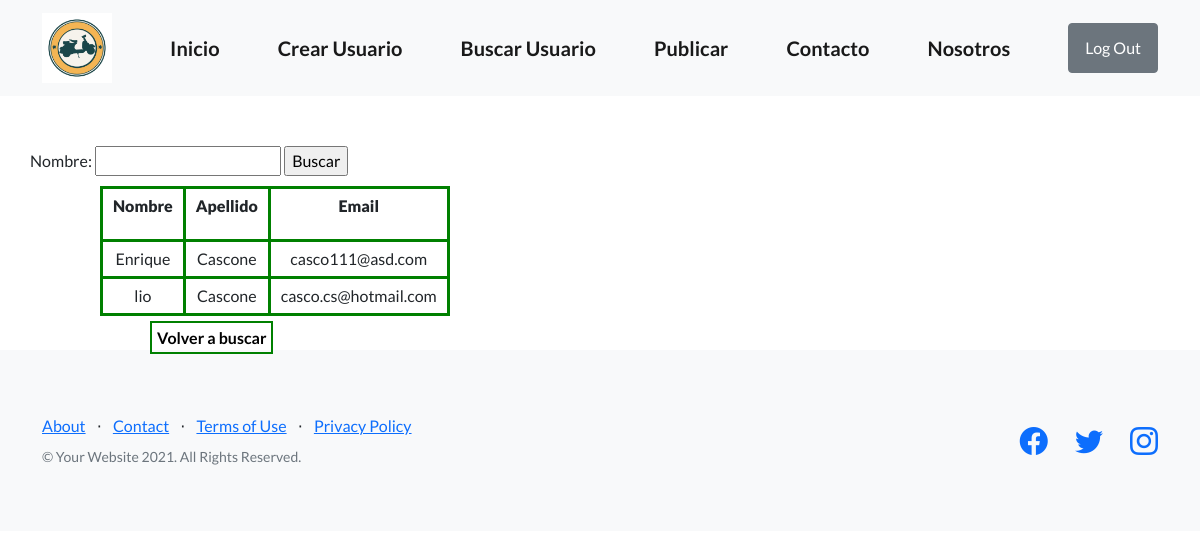
Page /busquedaUsuario/ (signed in) on the earlier database version.
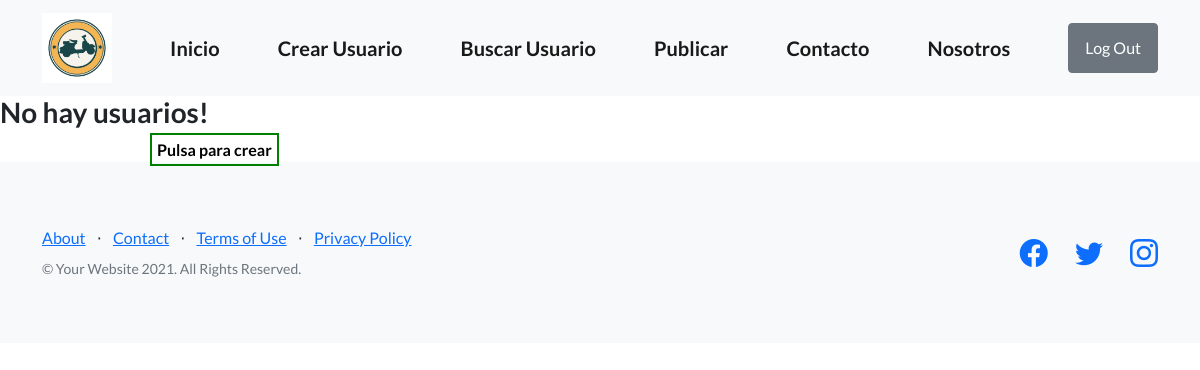
Same page on the later database version.
### appUsuario/models.py (models this page shows, shortened)
class Usuario(models.Model):
    nombre = models.CharField(max_length=128)
    apellido = models.CharField(max_length=128)
    email = models.EmailField()

### appUsuario/views.py (the view)
# urls.py: path('busquedaUsuario/', views.busquedaUsuario, name="busquedaUsuario"),
@login_required
def busquedaUsuario(request):
    usuarios = Usuario.objects.all()
    return render(request, 'appUsuario/busquedaUsuario.html', {"usuarios": usuarios})

### appUsuario/templates/appUsuario/busquedaUsuario.html (shortened to what this page needs)
{% extends "appUsuario/template_basico.html" %}
{% block bloque_base %}
{%if usuarios%}
<form action="{% url 'buscar_usuario' %}" method="GET">
    <span>Nombre:
      <input type="text" name="nombre">
    </span>
    <input type="submit" value="Buscar" />
</form>
  <div class="mostrar-tabla">
    <table class="coder-table">
      <tbody>
        <tr>
          <th>
            <p id="p0"> <strong>Nombre</strong></p>
          </th>
          <th>
            <p id="p1"> <strong>Apellido</strong></p>
          </th>
          <th>
            <p id="p2"> <strong>Email</strong></p>
          </th>
        </tr>
        {% for usuario in usuarios %}
        <tr>
          <td>{{usuario.nombre}}</td>
          <td>{{usuario.apellido}}</td>
          <td>{{usuario.email}}</td>
        </tr>
        {% endfor %}
      </tbody>
    </table>
  </div>
  <a class="boton" href="{% url 'busquedaUsuario' %}"><b>Volver a buscar</b></a>
{%else%}
<h3>No hay usuarios!</h3>
<a class="boton" href="{% url 'crear_usuario' %}"><b>Pulsa para crear</b></a>
{%endif%}
{% endblock bloque_base %}

### appUsuario/templates/appUsuario/template_basico.html (shortened to what this page needs)
{%load static%}
<!DOCTYPE html>
<html lang="en">
    <head>
        <link href="https://cdn.jsdelivr.net/npm/bootstrap-icons@1.5.0/font/bootstrap-icons.css" rel="stylesheet" type="text/css" />
        <link href="{% static 'appUsuario/css/styles.css' %}" rel="stylesheet" />
    </head>
    <body>
        <nav class="navbar navbar-light bg-light static-top">
            <div class="container">
                <a class="navbar-brand" href="{% url 'inicio' %}">
                    <img src="{% static 'appUsuario/assets/img/logo_moto.png' %}" width="70" height="70" class="d-inline-block align-top" alt=""></a>
                <a class="navbar-brand" href="{% url 'inicio' %}"><b>Inicio</b></a>
                <a class="navbar-brand" href="{% url 'crear_usuario' %}"><b>Crear Usuario</b></a>
                <a class="navbar-brand" href="{% url 'busquedaUsuario' %}"><b>Buscar Usuario</b></a>
                <a class="navbar-brand" href="{% url 'crear_post' %}"><b>Publicar</b></a>
                <a class="navbar-brand" href="{% url 'contacto' %}"><b>Contacto</b></a>
                <a class="navbar-brand" href="{% url 'about' %}"><b>Nosotros</b></a>
                {% if user.is_authenticated %}
                <a class="btn btn-secondary" href="{% url 'logout'%}">Log Out</a>
                {%else%}
                <a class="btn btn-primary" href="{% url 'Login'%}">Log In</a>
                <a class="btn btn-primary" href="{% url 'Registro'%}">Registrarse</a>
                {%endif%}
            </div>
        </nav>
        {% block bloque_base %}
        {% endblock bloque_base %}
        <footer class="footer bg-light">
            <div class="container">
                <div class="row">
                    <div class="col-lg-6 h-100 text-center text-lg-start my-auto">
                        <ul class="list-inline mb-2">
                            <li class="list-inline-item"><a href="#!">About</a></li>
                            <li class="list-inline-item">⋅</li>
                            <li class="list-inline-item"><a href="#!">Contact</a></li>
                            <li class="list-inline-item">⋅</li>
                            <li class="list-inline-item"><a href="#!">Terms of Use</a></li>
                            <li class="list-inline-item">⋅</li>
                            <li class="list-inline-item"><a href="#!">Privacy Policy</a></li>
                        </ul>
                        <p class="text-muted small mb-4 mb-lg-0">&copy; Your Website 2021. All Rights Reserved.</p>
                    </div>
                    <div class="col-lg-6 h-100 text-center text-lg-end my-auto">
                        <ul class="list-inline mb-0">
                            <li class="list-inline-item me-4">
                                <a href="#!"><i class="bi-facebook fs-3"></i></a>
                            </li>
                            <li class="list-inline-item me-4">
                                <a href="#!"><i class="bi-twitter fs-3"></i></a>
                            </li>
                            <li class="list-inline-item">
                                <a href="#!"><i class="bi-instagram fs-3"></i></a>
                            </li>
                        </ul>
                    </div>
                </div>
            </div>
        </footer>
    </body>
</html>

### appUsuario/templates/appUsuario/busquedaUsuario.html (style rules this page uses)
.boton { text-decoration: none; padding: 5px; border: 2px solid green; margin: 10px 150px; color: black; font-size:medium; }

Differences in the rows shown:
removed Usuario: nombre "Enrique", apellido "Cascone", email "casco111@asd.com"
removed Usuario: nombre "lio", apellido "Cascone", email "casco.cs@hotmail.com"
Other differences:
form field value: "Buscar" → (not shown)
text no longer shown: "Nombre: Nombre Apellido Email Volver a buscar"
text now shown: "No hay usuarios! Pulsa para crear"
